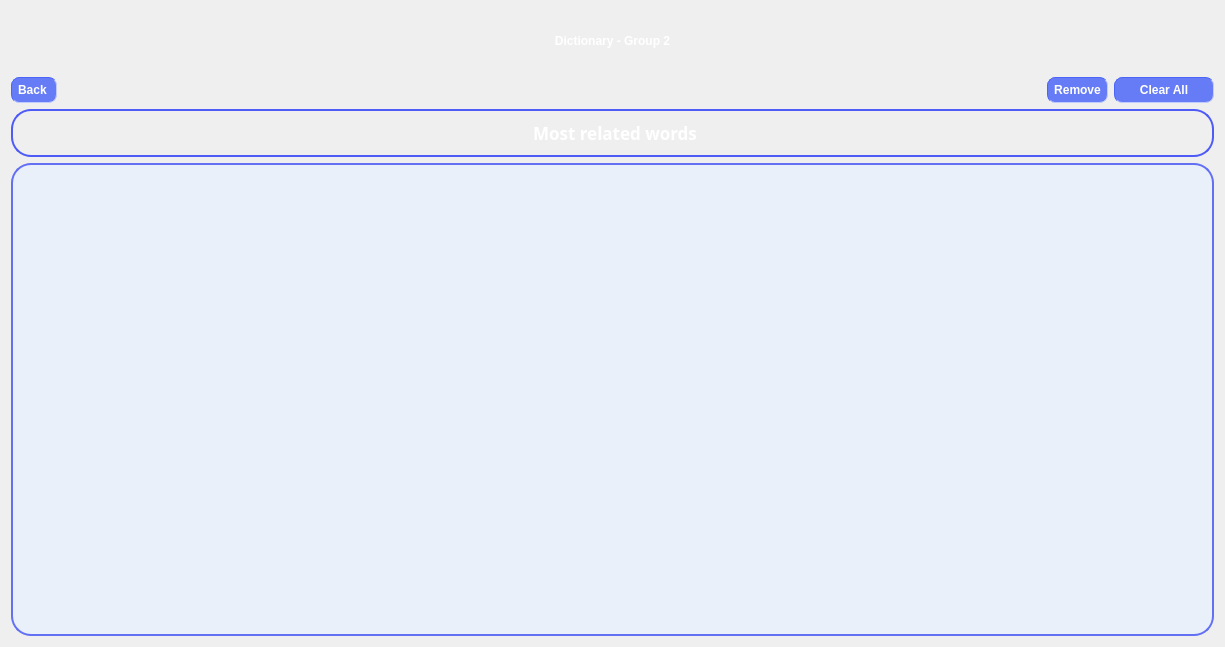
<?xml version="1.0" encoding="UTF-8"?>
<ui version="4.0">
 <class>DefToWord</class>
 <widget class="QWidget" name="DefToWord">
  <property name="geometry">
   <rect>
    <x>0</x>
    <y>0</y>
    <width>1225</width>
    <height>647</height>
   </rect>
  </property>
  <property name="windowTitle">
   <string>Form</string>
  </property>
  <layout class="QVBoxLayout" name="verticalLayout">
   <item>
    <widget class="QPushButton" name="pushButton_title">
     <property name="styleSheet">
      <string notr="true">padding: 20px;
border-radius: 20px;
  min-height: 20px;
  min-width: 20px;
background-image: url(:/background/images/bg/intro bg.png);
font: 24pt &quot;Audiowide&quot;;
font: bold;
color: white;</string>
     </property>
     <property name="text">
      <string>Dictionary - Group 2</string>
     </property>
    </widget>
   </item>
   <item>
    <layout class="QHBoxLayout" name="horizontalLayout">
     <item>
      <widget class="QPushButton" name="pushButton_goBack">
       <property name="styleSheet">
        <string notr="true">padding: 6px;
border-color: rgb(77, 101, 246);
border-width : 1px;
border-style:inset;
border-radius: 8px;
  min-height: 1px;
  min-width: 1px;
background-color: rgb(102, 124, 246);
font: 11pt &quot;Comfortaa&quot;;
font: bold;
color: white;</string>
       </property>
       <property name="text">
        <string>Back </string>
       </property>
       <property name="icon">
        <iconset resource="resources.qrc">
         <normaloff>:/img/images/back.svg</normaloff>:/img/images/back.svg</iconset>
       </property>
      </widget>
     </item>
     <item>
      <spacer name="horizontalSpacer">
       <property name="orientation">
        <enum>Qt::Horizontal</enum>
       </property>
       <property name="sizeHint" stdset="0">
        <size>
         <width>40</width>
         <height>20</height>
        </size>
       </property>
      </spacer>
     </item>
     <item>
      <widget class="QPushButton" name="pushButton_remove">
       <property name="layoutDirection">
        <enum>Qt::RightToLeft</enum>
       </property>
       <property name="styleSheet">
        <string notr="true">padding: 6px;
border-color: rgb(77, 101, 246);
border-width : 1px;
border-style:inset;
border-radius: 8px;
  min-height: 1px;
  min-width: 1px;
background-color: rgb(102, 124, 246);
font: 11pt &quot;Comfortaa&quot;;
font:bold;
color: white;</string>
       </property>
       <property name="text">
        <string>Remove</string>
       </property>
       <property name="icon">
        <iconset resource="resources.qrc">
         <normaloff>:/img/images/eraser.svg</normaloff>:/img/images/eraser.svg</iconset>
       </property>
      </widget>
     </item>
     <item>
      <widget class="QPushButton" name="pushButton_clear">
       <property name="sizePolicy">
        <sizepolicy hsizetype="Expanding" vsizetype="Fixed">
         <horstretch>0</horstretch>
         <verstretch>0</verstretch>
        </sizepolicy>
       </property>
       <property name="maximumSize">
        <size>
         <width>100</width>
         <height>16777215</height>
        </size>
       </property>
       <property name="layoutDirection">
        <enum>Qt::RightToLeft</enum>
       </property>
       <property name="styleSheet">
        <string notr="true">padding: 5px;
border-color: rgb(77, 101, 246);
border-width : 1px;
border-style:inset;
border-radius: 8px;
  min-height: 1px;
  min-width: 1px;
background-color: rgb(102, 124, 246);
font: 11pt &quot;Comfortaa&quot;;
font:bold;
color: white;</string>
       </property>
       <property name="text">
        <string>Clear All</string>
       </property>
       <property name="icon">
        <iconset resource="resources.qrc">
         <normaloff>:/img/images/trash-bin.svg</normaloff>:/img/images/trash-bin.svg</iconset>
       </property>
      </widget>
     </item>
    </layout>
   </item>
   <item>
    <widget class="QLabel" name="label">
     <property name="font">
      <font>
       <family>Comfortaa</family>
       <pointsize>13</pointsize>
       <italic>false</italic>
       <bold>true</bold>
      </font>
     </property>
     <property name="styleSheet">
      <string notr="true">padding: 10px;
border-width : 2px;
border-style:solid;
border-radius: 20px;
  min-height: 20px;
  min-width: 20px;
border-color: rgb(99, 112, 243);
font: 13pt &quot;Comfortaa&quot;;
font: bold;
color: white;
border-color: rgb(78, 91, 247);
background-image: url(:/background/images/bg/mid button.png);
</string>
     </property>
     <property name="text">
      <string>&lt;html&gt;&lt;head/&gt;&lt;body&gt;&lt;p align=&quot;center&quot;&gt;Most related words&lt;/p&gt;&lt;/body&gt;&lt;/html&gt;</string>
     </property>
    </widget>
   </item>
   <item>
    <widget class="QListWidget" name="listWidget">
     <property name="styleSheet">
      <string notr="true">padding: 20px;
border-width : 2px;
border-style:solid;
border-radius: 20px;
  min-height: 20px;
  min-width: 20px;
background-color: rgb(233, 240, 250);
border-color: rgb(99, 112, 243);
font: 13pt &quot;Comfortaa&quot;;
color: rgb(56, 64, 139);</string>
     </property>
    </widget>
   </item>
  </layout>
 </widget>
 <resources>
  <include location="resources.qrc"/>
 </resources>
 <connections/>
</ui>
